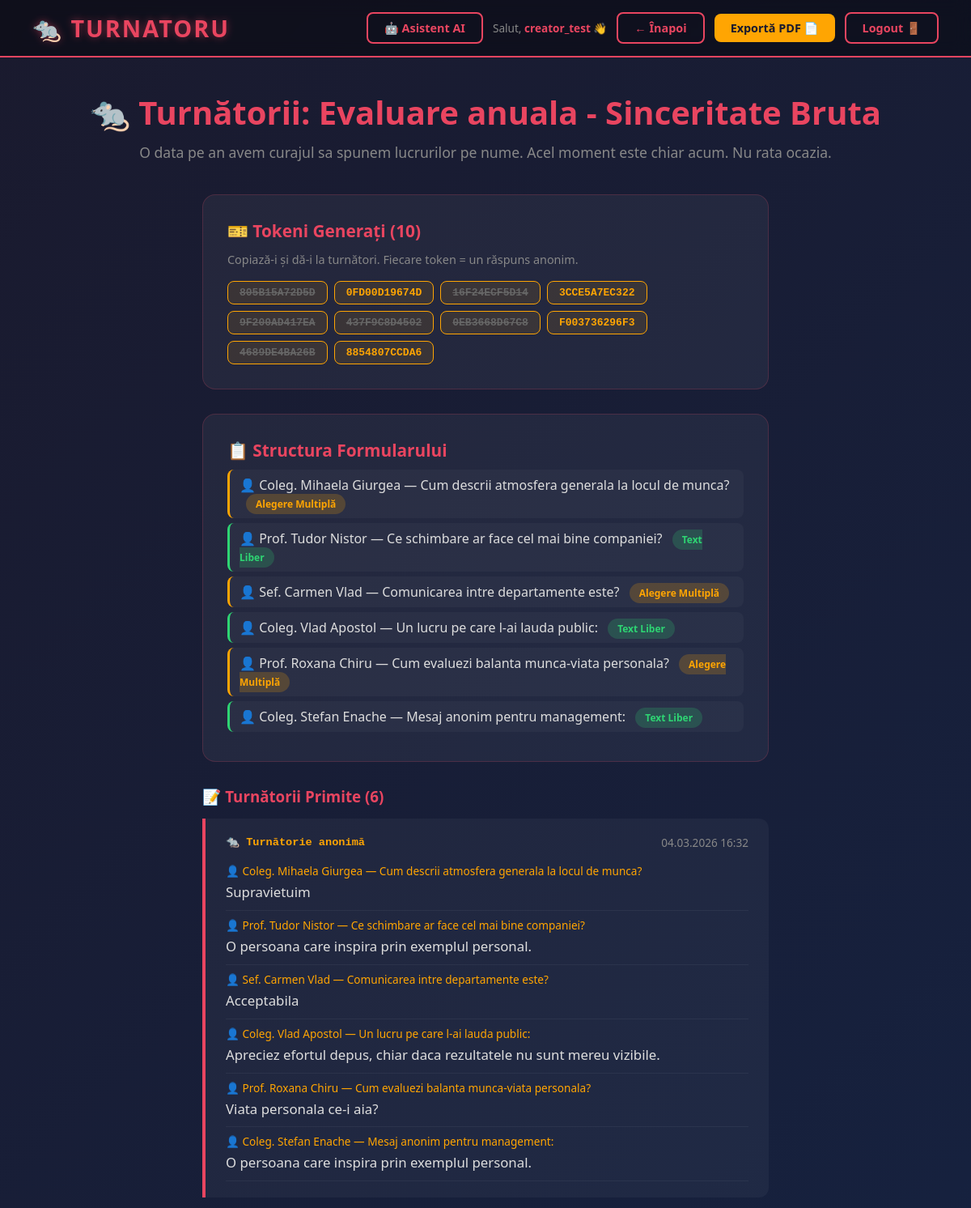
The page /dashboard/formular/6/ (signed in, upper part) on the database its author committed.
### core/models.py (models this page shows, shortened)
class Formular(models.Model):
    titlu = models.CharField(max_length=200)
    mesaj = models.TextField(default='Spune-ne ce crezi, fără frică. Sau cu frică, dar scrie oricum.')
    creator = models.ForeignKey(User, on_delete=models.CASCADE, related_name='formulare')
    creat_la = models.DateTimeField(auto_now_add=True)
    class Meta:
        verbose_name_plural = 'Formulare'

class TokenTurnator(models.Model):
    cod = models.CharField(max_length=12, unique=True, default='')
    formular = models.ForeignKey(Formular, on_delete=models.CASCADE, related_name='tokeni')
    creat_la = models.DateTimeField(auto_now_add=True)
    folosit = models.BooleanField(default=False)
    class Meta:
        verbose_name_plural = 'Tokeni Turnători'

class CampFormular(models.Model):
    TIP_CHOICES = [
        ('text', 'Text Liber'),
        ('optiuni', 'Alegere Multiplă'),
    ]
    formular = models.ForeignKey(Formular, on_delete=models.CASCADE, related_name='campuri')
    persoana = models.ForeignKey(Persoana, on_delete=models.CASCADE, related_name='campuri')
    tip = models.CharField(max_length=10, choices=TIP_CHOICES)
    intrebare = models.CharField(max_length=500)
    optiuni = models.TextField(blank=True, default='')
    ordine = models.PositiveIntegerField(default=0)
    class Meta:
        verbose_name_plural = 'Câmpuri Formular'
        ordering = ['ordine']

class Persoana(models.Model):
    nume = models.CharField(max_length=200)
    creator = models.ForeignKey(User, on_delete=models.CASCADE, related_name='persoane')
    class Meta:
        verbose_name_plural = 'Persoane'

class Turnatorie(models.Model):
    formular = models.ForeignKey(Formular, on_delete=models.CASCADE, related_name='turnatorii')
    text = models.TextField(blank=True, default='')
    creat_la = models.DateTimeField(auto_now_add=True)
    class Meta:
        verbose_name_plural = 'Turnătorii'

class RaspunsCamp(models.Model):
    turnatorie = models.ForeignKey('Turnatorie', on_delete=models.CASCADE, related_name='raspunsuri')
    camp = models.ForeignKey(CampFormular, on_delete=models.CASCADE, related_name='raspunsuri')
    valoare = models.TextField(blank=True, default='')
    class Meta:
        verbose_name_plural = 'Răspunsuri Câmpuri'

### core/views.py (the view)
# urls.py: path('dashboard/formular/<int:formular_id>/', views.dashboard_creator_formular, name='formular_reviews'),
@login_required(login_url='/')
def dashboard_creator_formular(request, formular_id):
    formular = get_object_or_404(Formular, id=formular_id, creator=request.user)
    reviews = formular.turnatorii.select_related('sentiment').order_by('-creat_la')
    tokeni = formular.tokeni.all().order_by('-creat_la')
    campuri = formular.campuri.all().order_by('ordine')
    reviews_data = []
    for r in reviews:
        raspunsuri = r.raspunsuri.select_related('camp', 'camp__persoana', 'sentiment').order_by('camp__ordine')
        reviews_data.append({
            'turnatorie': r,
            'raspunsuri': raspunsuri,
        })
    return render(request, 'core/formular_reviews.html', {
        'reviews': reviews_data,
        'formular': formular,
        'tokeni': tokeni,
        'campuri': campuri,
    })

### core/templates/core/formular_reviews.html (shortened to what this page needs)
{% extends 'core/base.html' %}
{% block navbar_right %}
<span class="nav-text">Salut, <strong style="color:#e94560;">{{ user.username }}</strong> 👋</span>
<a href="{% url 'core:dashboard_creator' %}" class="btn btn-secondary">← Înapoi</a>
<a href="{% url 'core:export_pdf' formular.id %}" class="btn btn-warning">Exportă PDF 📄</a>
<a href="{% url 'core:logout' %}" class="btn btn-secondary">Logout 🚪</a>
{% endblock %}
{% block content %}
<h1 class="page-title">🐀 Turnătorii: {{ formular.titlu }}</h1>
<p class="page-subtitle">{{ formular.mesaj }}</p>
<div style="max-width:700px; margin:0 auto;">
    {% if tokeni %}
    <div class="card" style="margin-bottom:30px;">
        <h3 style="margin-bottom:10px;">🎫 Tokeni Generați ({{ tokeni|length }})</h3>
        <p style="color:#888; margin-bottom:15px; font-size:0.9rem;">Copiază-i și dă-i la turnători. Fiecare token = un răspuns anonim.</p>
        <div style="display:flex; flex-wrap:wrap; gap:8px;">
            {% for t in tokeni %}
            <span style="padding:6px 14px; background:rgba(255,165,2,0.1); border:1px solid #ffa502; border-radius:8px; font-family:monospace; font-weight:700; color:{% if t.folosit %}#666{% else %}#ffa502{% endif %}; {% if t.folosit %}text-decoration:line-through;{% endif %}">{{ t.cod }}</span>
            {% endfor %}
        </div>
    </div>
    {% endif %}
    {% if campuri %}
    <div class="card" style="margin-bottom:30px;">
        <h3 style="margin-bottom:10px;">📋 Structura Formularului</h3>
        {% for camp in campuri %}
        <div style="padding:8px 12px; background:rgba(255,255,255,0.03); border-radius:8px; margin-bottom:6px; border-left:3px solid {% if camp.tip == 'text' %}#2ed573{% else %}#ffa502{% endif %};">
            <span style="color:#ddd;">👤 {{ camp.persoana.nume }} — {{ camp.intrebare }}</span>
            <span class="badge {% if camp.tip == 'text' %}badge-success{% else %}badge-warning{% endif %}" style="margin-left:8px;">{{ camp.get_tip_display }}</span>
        </div>
        {% endfor %}
    </div>
    {% endif %}
    <h3 style="color:#e94560; margin-bottom:15px;">📝 Turnătorii Primite ({{ reviews|length }})</h3>
    {% for r in reviews %}
    <div class="review-card">
        <div class="review-meta">
            <span class="review-token">🐀 Turnătorie anonimă</span>
            <span>{{ r.turnatorie.creat_la|date:"d.m.Y H:i" }}</span>
        </div>
        {% for raspuns in r.raspunsuri %}
        <div style="padding:8px 0; border-bottom:1px solid rgba(255,255,255,0.05);">
            <div style="display:flex; align-items:center; gap:8px; flex-wrap:wrap;">
                <span style="color:#ffa502; font-size:0.85rem;">👤 {{ raspuns.camp.persoana.nume }} — {{ raspuns.camp.intrebare }}</span>
            </div>
            <p class="review-text" style="margin-top:4px;">{% if raspuns.valoare %}{{ raspuns.valoare }}{% else %}<em style="color:#666;">(fără răspuns)</em>{% endif %}</p>
        </div>
        {% endfor %}
    </div>
    {% endfor %}
</div>
{% endblock %}

### core/static/core/style.css (style rules this page uses)
* { margin: 0; padding: 0; box-sizing: border-box; }
body { font-family: 'Segoe UI', Tahoma, Geneva, Verdana, sans-serif; background: linear-gradient(135deg, #1a1a2e 0%, #16213e 50%, #0f3460 100%); color: #e0e0e0; min-height: 100vh; }
.btn { padding: 8px 20px; border: none; border-radius: 8px; font-size: 0.9rem; font-weight: 700; cursor: pointer; transition: all 0.3s; text-decoration: none; display: inline-block; text-align: center; }
.btn-secondary { background: transparent; color: #e94560; border: 2px solid #e94560; }
.btn-warning { background: #ffa502; color: #1a1a2e; }
.nav-text { color: #888; font-size: 0.85rem; }
.card { background: rgba(255, 255, 255, 0.05); border: 1px solid rgba(233, 69, 96, 0.2); border-radius: 16px; padding: 30px; margin-bottom: 25px; transition: all 0.3s; }
.card h3 { color: #e94560; margin-bottom: 10px; font-size: 1.3rem; }
.card p { color: #aaa; line-height: 1.6; }
.badge { padding: 4px 12px; border-radius: 20px; font-size: 0.75rem; font-weight: 700; }
.badge-success { background: rgba(46, 213, 115, 0.2); color: #2ed573; }
.badge-warning { background: rgba(255, 165, 2, 0.2); color: #ffa502; }
.page-title { font-size: 2.5rem; color: #e94560; margin-bottom: 10px; text-align: center; }
.page-subtitle { color: #888; text-align: center; margin-bottom: 40px; font-size: 1.1rem; }
.review-card { background: rgba(255, 255, 255, 0.04); border-left: 4px solid #e94560; border-radius: 0 12px 12px 0; padding: 20px 25px; margin-bottom: 15px; }
.review-card .review-meta { display: flex; justify-content: space-between; margin-bottom: 8px; font-size: 0.85rem; color: #888; }
.review-card .review-token { color: #ffa502; font-family: monospace; font-weight: 700; }
.review-card .review-text { color: #ddd; line-height: 1.6; font-size: 1.05rem; }

### rows shown on the page
Formular: titlu "Evaluare anuala - Sinceritate Bruta", mesaj "O data pe an avem curajul sa spunem lucrurilor pe nume. Acel moment este chiar acum. Nu rata ocazia."
TokenTurnator: cod "805B15A72D5D"
TokenTurnator: cod "0FD00D19674D"
TokenTurnator: cod "16F24ECF5D14"
TokenTurnator: cod "3CCE5A7EC322"
TokenTurnator: cod "9F200AD417EA"
TokenTurnator: cod "437F9C8D4502"
TokenTurnator: cod "0EB3668D67C8"
TokenTurnator: cod "F003736296F3"
TokenTurnator: cod "4689DE4BA26B"
TokenTurnator: cod "8854807CCDA6"
CampFormular: persoana.nume "Coleg. Mihaela Giurgea", intrebare "Cum descrii atmosfera generala la locul de munca?", tip "Alegere Multiplă"
CampFormular: persoana.nume "Prof. Tudor Nistor", intrebare "Ce schimbare ar face cel mai bine companiei?", tip "Text Liber"
CampFormular: persoana.nume "Sef. Carmen Vlad", intrebare "Comunicarea intre departamente este?", tip "Alegere Multiplă"
CampFormular: persoana.nume "Coleg. Vlad Apostol", intrebare "Un lucru pe care l-ai lauda public:", tip "Text Liber"
CampFormular: persoana.nume "Prof. Roxana Chiru", intrebare "Cum evaluezi balanta munca-viata personala?", tip "Alegere Multiplă"
CampFormular: persoana.nume "Coleg. Stefan Enache", intrebare "Mesaj anonim pentru management:", tip "Text Liber"
Turnatorie: turnatorie.creat_la "04.03.2026 16:32"
RaspunsCamp: camp.persoana.nume "Coleg. Mihaela Giurgea", camp.intrebare "Cum descrii atmosfera generala la locul de munca?", valoare "Supravietuim"
RaspunsCamp: camp.persoana.nume "Prof. Tudor Nistor", camp.intrebare "Ce schimbare ar face cel mai bine companiei?", valoare "O persoana care inspira prin exemplul personal."
RaspunsCamp: camp.persoana.nume "Sef. Carmen Vlad", camp.intrebare "Comunicarea intre departamente este?", valoare "Acceptabila"
RaspunsCamp: camp.persoana.nume "Coleg. Vlad Apostol", camp.intrebare "Un lucru pe care l-ai lauda public:", valoare "Apreciez efortul depus, chiar daca rezultatele nu sunt mereu vizibile."
RaspunsCamp: camp.persoana.nume "Prof. Roxana Chiru", camp.intrebare "Cum evaluezi balanta munca-viata personala?", valoare "Viata personala ce-i aia?"
RaspunsCamp: camp.persoana.nume "Coleg. Stefan Enache", camp.intrebare "Mesaj anonim pentru management:", valoare "O persoana care inspira prin exemplul personal."

### other values the page prints
{{ user.username }} "creator_test"
{{ tokeni|length }} "10"
{{ reviews|length }} "6"
